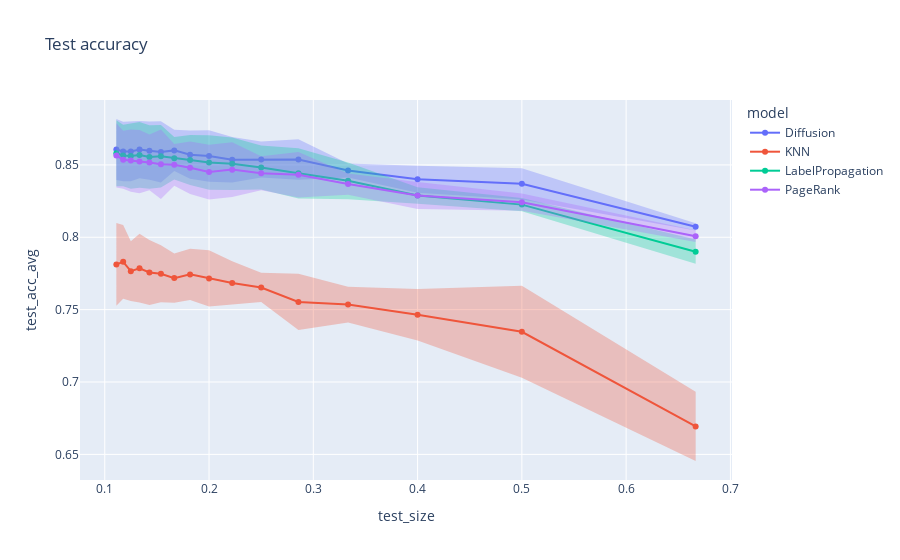

Source (notebook cell):
### Code cell
for error_y_mode in {'band'}:
    fig = line(
        data_frame = grouped,
        x = 'test_size',
        y = 'test_acc_avg',
        error_y = 'test_acc_std',
        error_y_mode = error_y_mode,
        color = 'model',
        title = f'Test accuracy',
        markers = '.',
    )
    fig.show()

### Figure 1 — Plotly figure (JSON) as saved in the notebook; plotly's stock layout.template omitted (floating-point values rounded to 4 significant figures)
{"data": [{"fill": "toself", "fillcolor": "rgba(99,110,250,.3)", "hoverinfo": "skip", "legendgroup": "Diffusion", "line": {"color": "rgba(255,255,255,0)"}, "showlegend": false, "type": "scatter", "x": [0.6667, 0.5, 0.4, 0.3333, 0.2857, 0.25, 0.2222, 0.2, 0.1818, 0.1667, 0.1538, 0.1429, 0.1333, 0.125, 0.1176, 0.1111, 0.1111, 0.1176, 0.125, 0.1333, 0.1429, 0.1538, 0.1667, 0.1818, 0.2, 0.2222, 0.25, 0.2857, 0.3333, 0.4, 0.5, 0.6667], "xaxis": "x", "y": [0.8098, 0.8478, 0.8494, 0.851, 0.8678, 0.8662, 0.8693, 0.8739, 0.8737, 0.8742, 0.8801, 0.8799, 0.8803, 0.8799, 0.8799, 0.8817, 0.8395, 0.8387, 0.8387, 0.8409, 0.8398, 0.8378, 0.8458, 0.8405, 0.8384, 0.8378, 0.8413, 0.8397, 0.8414, 0.8308, 0.8262, 0.8047], "yaxis": "y"}, {"hovertemplate": "model=Diffusion<br>test_size=%{x}<br>test_acc_avg=%{y}<extra></extra>", "legendgroup": "Diffusion", "line": {"color": "#636efa", "dash": "solid"}, "marker": {"symbol": "circle"}, "mode": "markers+lines", "name": "Diffusion", "orientation": "v", "showlegend": true, "type": "scatter", "x": [0.6667, 0.5, 0.4, 0.3333, 0.2857, 0.25, 0.2222, 0.2, 0.1818, 0.1667, 0.1538, 0.1429, 0.1333, 0.125, 0.1176, 0.1111], "xaxis": "x", "y": [0.8072, 0.837, 0.8401, 0.8462, 0.8538, 0.8538, 0.8536, 0.8562, 0.8571, 0.86, 0.8589, 0.8599, 0.8606, 0.8593, 0.8593, 0.8606], "yaxis": "y"}, {"fill": "toself", "fillcolor": "rgba(239,85,59,.3)", "hoverinfo": "skip", "legendgroup": "KNN", "line": {"color": "rgba(255,255,255,0)"}, "showlegend": false, "type": "scatter", "x": [0.6667, 0.5, 0.4, 0.3333, 0.2857, 0.25, 0.2222, 0.2, 0.1818, 0.1667, 0.1538, 0.1429, 0.1333, 0.125, 0.1176, 0.1111, 0.1111, 0.1176, 0.125, 0.1333, 0.1429, 0.1538, 0.1667, 0.1818, 0.2, 0.2222, 0.25, 0.2857, 0.3333, 0.4, 0.5, 0.6667], "xaxis": "x", "y": [0.6932, 0.7664, 0.7643, 0.7659, 0.7747, 0.7754, 0.7835, 0.7911, 0.7921, 0.7888, 0.7944, 0.7982, 0.8024, 0.7973, 0.8085, 0.8098, 0.7527, 0.7575, 0.7559, 0.7549, 0.7532, 0.755, 0.7548, 0.7566, 0.7521, 0.7534, 0.7552, 0.736, 0.7411, 0.7287, 0.7029, 0.6454], "yaxis": "y"}, {"hovertemplate": "model=KNN<br>test_size=%{x}<br>test_acc_avg=%{y}<extra></extra>", "legendgroup": "KNN", "line": {"color": "#EF553B", "dash": "solid"}, "marker": {"symbol": "circle"}, "mode": "markers+lines", "name": "KNN", "orientation": "v", "showlegend": true, "type": "scatter", "x": [0.6667, 0.5, 0.4, 0.3333, 0.2857, 0.25, 0.2222, 0.2, 0.1818, 0.1667, 0.1538, 0.1429, 0.1333, 0.125, 0.1176, 0.1111], "xaxis": "x", "y": [0.6693, 0.7347, 0.7465, 0.7535, 0.7554, 0.7653, 0.7685, 0.7716, 0.7744, 0.7718, 0.7747, 0.7757, 0.7786, 0.7766, 0.783, 0.7812], "yaxis": "y"}, {"fill": "toself", "fillcolor": "rgba(0,204,150,.3)", "hoverinfo": "skip", "legendgroup": "LabelPropagation", "line": {"color": "rgba(255,255,255,0)"}, "showlegend": false, "type": "scatter", "x": [0.6667, 0.5, 0.4, 0.3333, 0.2857, 0.25, 0.2222, 0.2, 0.1818, 0.1667, 0.1538, 0.1429, 0.1333, 0.125, 0.1176, 0.1111, 0.1111, 0.1176, 0.125, 0.1333, 0.1429, 0.1538, 0.1667, 0.1818, 0.2, 0.2222, 0.25, 0.2857, 0.3333, 0.4, 0.5, 0.6667], "xaxis": "x", "y": [0.7984, 0.8272, 0.8346, 0.8517, 0.8615, 0.8635, 0.869, 0.8706, 0.8706, 0.8694, 0.8776, 0.8773, 0.8796, 0.8789, 0.8778, 0.8809, 0.8352, 0.8353, 0.8335, 0.8342, 0.8335, 0.8344, 0.84, 0.8362, 0.8329, 0.8326, 0.833, 0.8268, 0.8263, 0.8231, 0.818, 0.7817], "yaxis": "y"}, {"hovertemplate": "model=LabelPropagation<br>test_size=%{x}<br>test_acc_avg=%{y}<extra></extra>", "legendgroup": "LabelPropagation", "line": {"color": "#00cc96", "dash": "solid"}, "marker": {"symbol": "circle"}, "mode": "markers+lines", "name": "LabelPropagation", "orientation": "v", "showlegend": true, "type": "scatter", "x": [0.6667, 0.5, 0.4, 0.3333, 0.2857, 0.25, 0.2222, 0.2, 0.1818, 0.1667, 0.1538, 0.1429, 0.1333, 0.125, 0.1176, 0.1111], "xaxis": "x", "y": [0.7901, 0.8226, 0.8288, 0.839, 0.8442, 0.8482, 0.8508, 0.8517, 0.8534, 0.8547, 0.856, 0.8554, 0.8569, 0.8562, 0.8565, 0.858], "yaxis": "y"}, {"fill": "toself", "fillcolor": "rgba(171,99,250,.3)", "hoverinfo": "skip", "legendgroup": "PageRank", "line": {"color": "rgba(255,255,255,0)"}, "showlegend": false, "type": "scatter", "x": [0.6667, 0.5, 0.4, 0.3333, 0.2857, 0.25, 0.2222, 0.2, 0.1818, 0.1667, 0.1538, 0.1429, 0.1333, 0.125, 0.1176, 0.1111, 0.1111, 0.1176, 0.125, 0.1333, 0.1429, 0.1538, 0.1667, 0.1818, 0.2, 0.2222, 0.25, 0.2857, 0.3333, 0.4, 0.5, 0.6667], "xaxis": "x", "y": [0.8049, 0.8302, 0.8381, 0.8441, 0.859, 0.8559, 0.8657, 0.864, 0.8662, 0.8645, 0.8745, 0.8711, 0.8742, 0.8745, 0.8735, 0.8787, 0.8344, 0.8336, 0.8315, 0.8304, 0.8324, 0.8264, 0.8357, 0.8299, 0.8262, 0.8278, 0.8324, 0.8275, 0.8294, 0.8195, 0.8183, 0.7967], "yaxis": "y"}, {"hovertemplate": "model=PageRank<br>test_size=%{x}<br>test_acc_avg=%{y}<extra></extra>", "legendgroup": "PageRank", "line": {"color": "#ab63fa", "dash": "solid"}, "marker": {"symbol": "circle"}, "mode": "markers+lines", "name": "PageRank", "orientation": "v", "showlegend": true, "type": "scatter", "x": [0.6667, 0.5, 0.4, 0.3333, 0.2857, 0.25, 0.2222, 0.2, 0.1818, 0.1667, 0.1538, 0.1429, 0.1333, 0.125, 0.1176, 0.1111], "xaxis": "x", "y": [0.8008, 0.8242, 0.8288, 0.8368, 0.8432, 0.8442, 0.8467, 0.8451, 0.848, 0.8501, 0.8504, 0.8517, 0.8523, 0.853, 0.8536, 0.8566], "yaxis": "y"}], "layout": {"legend": {"title": {"text": "model"}, "tracegroupgap": 0}, "title": {"text": "Test accuracy"}, "xaxis": {"anchor": "y", "domain": [0, 1], "title": {"text": "test_size"}}, "yaxis": {"anchor": "x", "domain": [0, 1], "title": {"text": "test_acc_avg"}}}}
